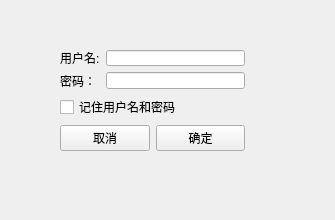
<?xml version="1.0" encoding="UTF-8"?>
<ui version="4.0">
 <class>Form</class>
 <widget class="QWidget" name="Form">
  <property name="geometry">
   <rect>
    <x>0</x>
    <y>0</y>
    <width>335</width>
    <height>220</height>
   </rect>
  </property>
  <property name="windowTitle">
   <string>Form</string>
  </property>
  <widget class="QWidget" name="">
   <property name="geometry">
    <rect>
     <x>60</x>
     <y>50</y>
     <width>185</width>
     <height>101</height>
    </rect>
   </property>
   <layout class="QGridLayout" name="gridLayout">
    <item row="0" column="0" colspan="2">
     <layout class="QFormLayout" name="formLayout">
      <item row="0" column="0">
       <widget class="QLabel" name="label">
        <property name="text">
         <string>用户名:</string>
        </property>
       </widget>
      </item>
      <item row="0" column="1">
       <widget class="QLineEdit" name="lineEdit"/>
      </item>
      <item row="1" column="0">
       <widget class="QLabel" name="label_2">
        <property name="text">
         <string>密码：</string>
        </property>
       </widget>
      </item>
      <item row="1" column="1">
       <widget class="QLineEdit" name="lineEdit_2"/>
      </item>
     </layout>
    </item>
    <item row="1" column="0" colspan="2">
     <widget class="QCheckBox" name="checkBox">
      <property name="text">
       <string>记住用户名和密码</string>
      </property>
     </widget>
    </item>
    <item row="2" column="0">
     <widget class="QPushButton" name="pushButton">
      <property name="text">
       <string>取消</string>
      </property>
     </widget>
    </item>
    <item row="2" column="1">
     <widget class="QPushButton" name="pushButton_2">
      <property name="text">
       <string>确定</string>
      </property>
     </widget>
    </item>
   </layout>
  </widget>
 </widget>
 <resources/>
 <connections/>
</ui>
